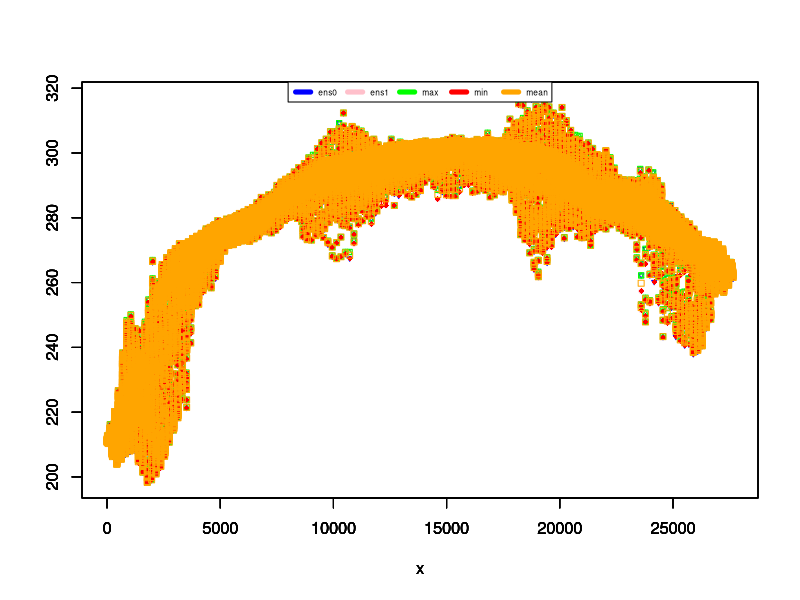
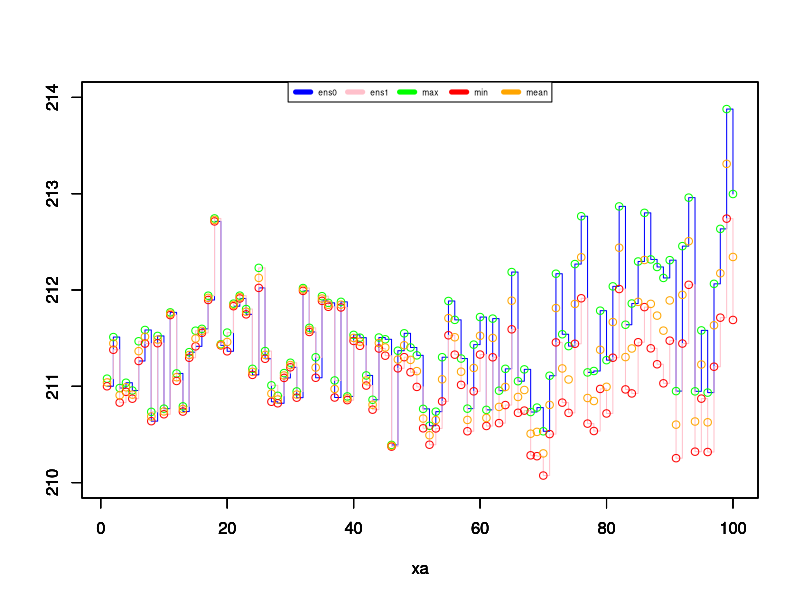
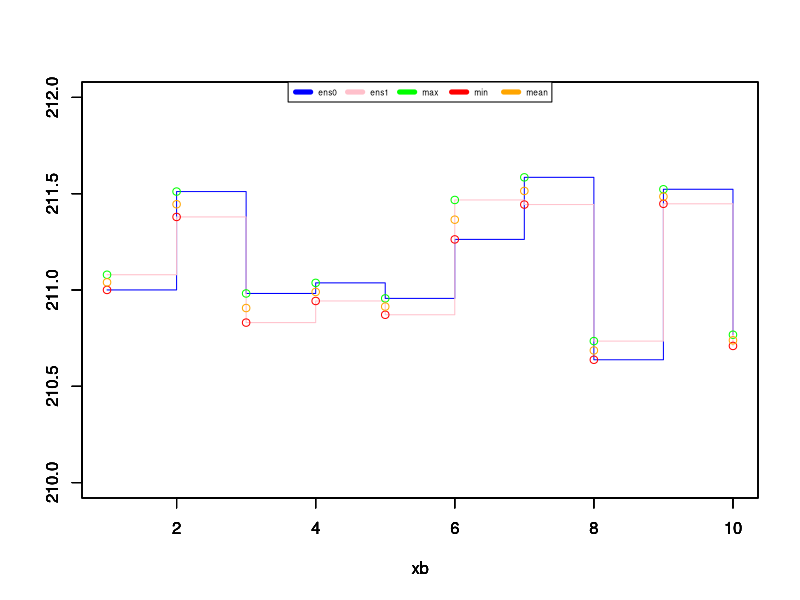
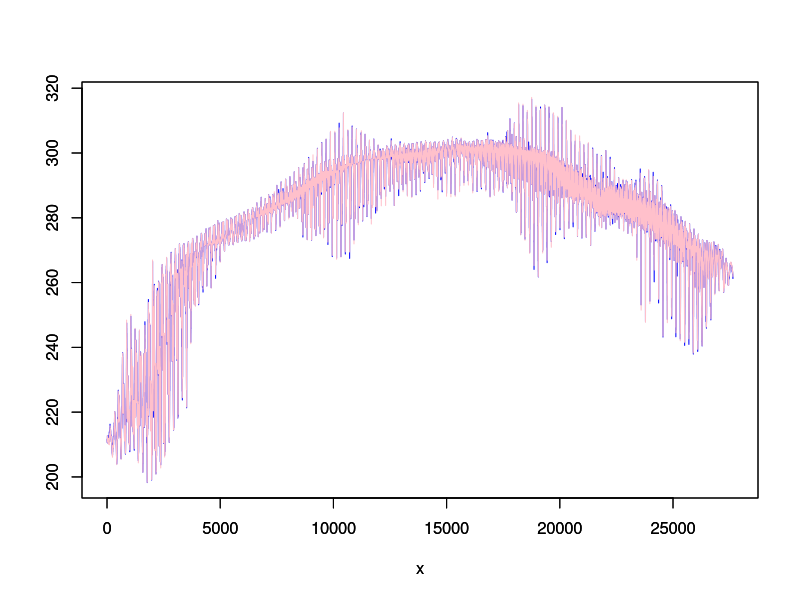
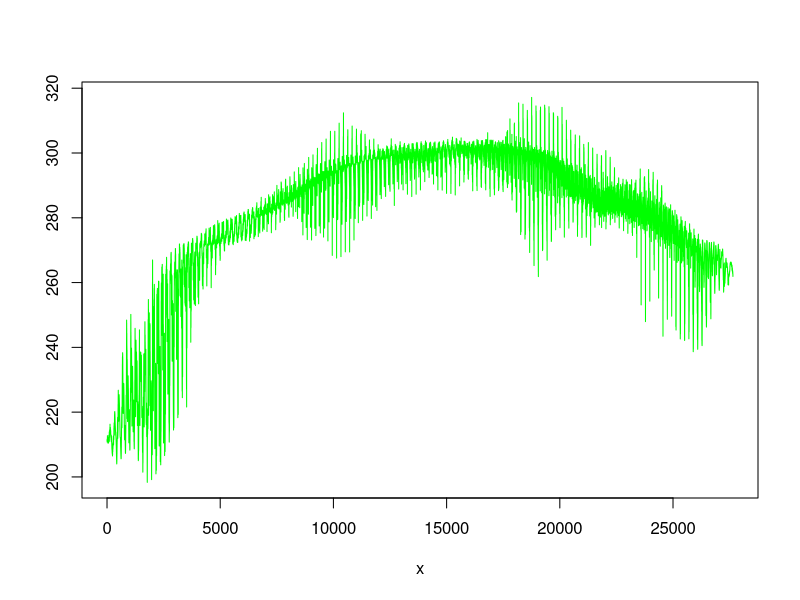
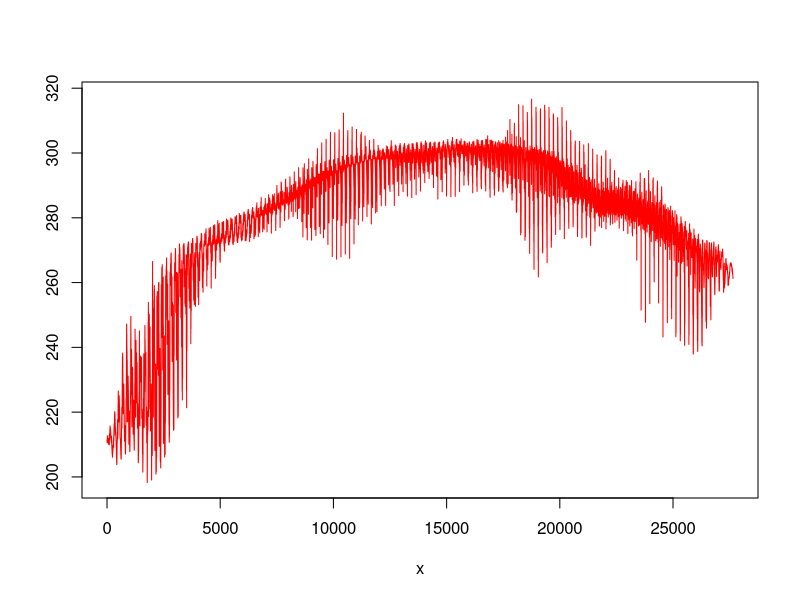
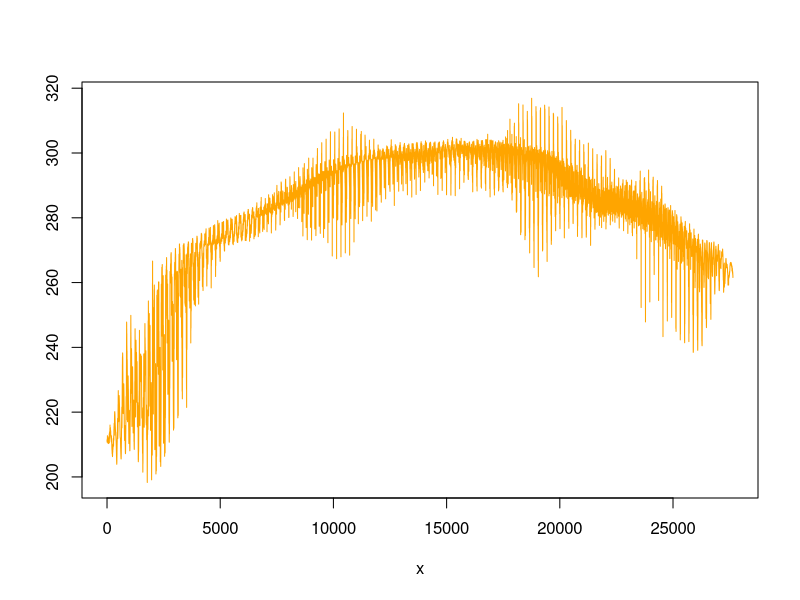

The R source for these figures, in order:
#!/usr/bin/env Rscript

# ########################################################

pdf("temp.pdf") # either save all files in one pdf or the files in specific pdfs; find an option to automatise the choice

# temp_inst = read.csv("temp-inst.csv")
# temp_max = read.csv("temp-max.csv")
# temp_min = read.csv("temp-min.csv")
# temp_mean = read.csv("temp-mean.csv")

# data = read.table("test.csv", header=FALSE, sep = ',')
temp_inst1 = read.table("inst12.txt", header=FALSE, sep = ',')
temp_inst2 = read.table("inst22.txt", header=FALSE, sep = ',')
temp_max = read.table("max2.txt", header=FALSE, sep = ',')
temp_min = read.table("min2.txt", header=FALSE, sep = ',')
temp_mean = read.table("mean2.txt", header=FALSE, sep = ',')
temp_stdev = read.table("stdev2.txt", header=FALSE, sep = ',')

x1=length(temp_inst1)
x2=length(temp_inst2)
x3=length(temp_max)
x4=length(temp_min)
x5=length(temp_mean)
x6=length(temp_stdev)

print(x1)
print(x2)
print(x3)
print(x4)
print(x5)
print(x6)

x = seq(1, x1, 1)

lmin = min(temp_inst1,temp_inst2,temp_max,temp_min,temp_mean)
print(lmin)

lmax = max(temp_inst1,temp_inst2,temp_max,temp_min,temp_mean)
print(lmax)

plot(x,temp_inst1,type="p",col="blue",ylim = c(lmin, lmax),ylab="",pch = 6, cex = .5) 
par(new = TRUE)
plot(x,temp_inst2,type="p",col="pink",ylim = c(lmin, lmax),ylab="", pch = 10, cex = .6) 
par(new = TRUE)
plot(x,temp_max,type="p",col="green",ylim = c(lmin, lmax),ylab="", pch = 14, cex = .7) 
par(new = TRUE)
plot(x,temp_min,type="p",col="red",ylim = c(lmin, lmax),ylab="", pch = 18, cex = .8) 
par(new = TRUE)
plot(x,temp_mean,type="p",col="orange",ylim = c(lmin, lmax),ylab="", pch = 22, cex = .9) 
par(new = TRUE)
#lines(x,temp_stdev,col="pink")
plot_colors <- c("blue","pink","green","red","orange") 
par(new = TRUE)
legend(x = "top",inset = 0,
        legend = c("ens0", "ens1","max", "min","mean"), 
        col=plot_colors, lwd=5, cex=.5, horiz = TRUE)


xa = seq(1, 100, 1)


plot(xa,temp_inst1[1:100],type="s",col="blue",ylim = c(210,214),ylab="")
par(new = TRUE)
plot(xa,temp_inst2[1:100],type="s",col="pink",ylim = c(210,214),ylab="")
par(new = TRUE)
plot(xa,temp_max[1:100],type="p",col="green",ylim = c(210,214),ylab="")
par(new = TRUE)
plot(xa,temp_min[1:100],type="p",col="red",ylim = c(210,214),ylab="")
par(new = TRUE)
plot(xa,temp_mean[1:100],type="p",col="orange",ylim = c(210,214),ylab="")
par(new = TRUE)
#lines(x,temp_stdev,col="pink")
plot_colors <- c("blue","pink","green","red","orange")
par(new = TRUE)
legend(x = "top",inset = 0,
        legend = c("ens0", "ens1","max", "min","mean"),
        col=plot_colors, lwd=5, cex=.5, horiz = TRUE)


xb = seq(1, 10, 1)


plot(xb,temp_inst1[1:10],type="s",col="blue",ylim = c(210,212),ylab="")
par(new = TRUE)
plot(xb,temp_inst2[1:10],type="s",col="pink",ylim = c(210,212),ylab="")
par(new = TRUE)
plot(xb,temp_max[1:10],type="p",col="green",ylim = c(210,212),ylab="")
par(new = TRUE)
plot(xb,temp_min[1:10],type="p",col="red",ylim = c(210,212),ylab="")
par(new = TRUE)
plot(xb,temp_mean[1:10],type="p",col="orange",ylim = c(210,212),ylab="")
par(new = TRUE)
#lines(x,temp_stdev,col="pink")
plot_colors <- c("blue","pink","green","red","orange")
par(new = TRUE)
legend(x = "top",inset = 0,
        legend = c("ens0", "ens1","max", "min","mean"),
        col=plot_colors, lwd=5, cex=.5, horiz = TRUE)

#print(temp_inst1[1:10])
#print(temp_inst2[1:10])
#print(temp_max[1:10])
#print(temp_min[1:10])
#print(temp_mean[1:10])


plot(x,temp_inst1,type="l",col="blue",ylim = c(lmin, lmax),ylab="")
par(new = TRUE)
plot(x,temp_inst2,type="l",col="pink",ylim = c(lmin, lmax),ylab="")

plot(x,temp_max,type="l",col="green",ylim = c(lmin, lmax),ylab="")

plot(x,temp_min,type="l",col="red",ylim = c(lmin, lmax),ylab="")

plot(x,temp_mean,type="l",col="orange",ylim = c(lmin, lmax),ylab="")

#plot(x,temp_stdev,col="pink")

#dev.off()
print("Graphics constructed with success!")
